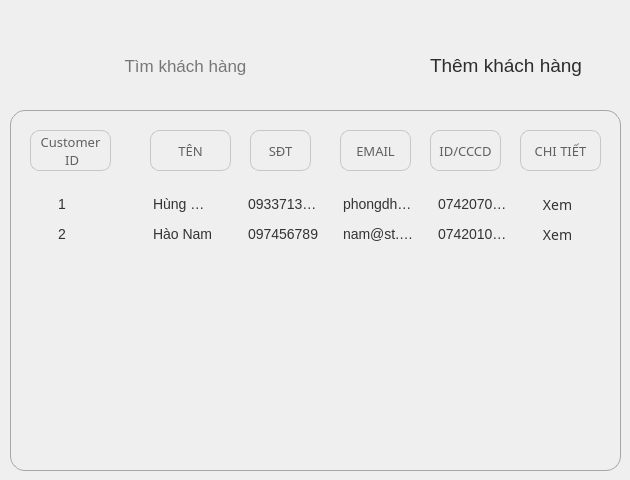
    <widget class="QWidget" name="pgCustomer">
     <widget class="QTableWidget" name="tblCustomerList">
      <property name="geometry">
       <rect>
        <x>40</x>
        <y>190</y>
        <width>571</width>
        <height>271</height>
       </rect>
      </property>
      <property name="layoutDirection">
       <enum>Qt::LeftToRight</enum>
      </property>
      <property name="styleSheet">
       <string notr="true">QTableWidget {
    background-color: #efefef; 
    border: none; 
    gridline-color: #efefef; 
    color: #333333;
	font-family: &quot;Montserrat&quot;; 
    font-size: 14px;                 
}


QTableWidget::item {
    padding-left: 15px; 
    border-bottom: 1px solid #efefef; 
}</string>
      </property>
      <attribute name="horizontalHeaderVisible">
       <bool>false</bool>
      </attribute>
      <attribute name="horizontalHeaderDefaultSectionSize">
       <number>95</number>
      </attribute>
      <attribute name="verticalHeaderVisible">
       <bool>false</bool>
      </attribute>
      <row>
       <property name="text">
        <string>New Row</string>
       </property>
      </row>
      <row>
       <property name="text">
        <string>New Row</string>
       </property>
      </row>
      <column>
       <property name="text">
        <string>New Column</string>
       </property>
      </column>
      <column>
       <property name="text">
        <string>New Column</string>
       </property>
      </column>
      <column>
       <property name="text">
        <string>New Column</string>
       </property>
      </column>
      <column>
       <property name="text">
        <string>New Column</string>
       </property>
      </column>
      <column>
       <property name="text">
        <string>New Column</string>
       </property>
      </column>
      <column>
       <property name="text">
        <string>New Column</string>
       </property>
      </column>
      <item row="0" column="0">
       <property name="text">
        <string>1</string>
       </property>
      </item>
      <item row="0" column="1">
       <property name="text">
        <string>Hùng Phong</string>
       </property>
      </item>
      <item row="0" column="2">
       <property name="text">
        <string>0933713746</string>
       </property>
      </item>
      <item row="0" column="3">
       <property name="text">
        <string>phongdhhk25406@st.uel.edu.vn</string>
       </property>
      </item>
      <item row="0" column="4">
       <property name="text">
        <string>074207000931</string>
       </property>
      </item>
      <item row="0" column="5">
       <property name="text">
        <string/>
       </property>
      </item>
      <item row="1" column="0">
       <property name="text">
        <string>2</string>
       </property>
      </item>
      <item row="1" column="1">
       <property name="text">
        <string>Hào Nam</string>
       </property>
      </item>
      <item row="1" column="2">
       <property name="text">
        <string>097456789</string>
       </property>
      </item>
      <item row="1" column="3">
       <property name="text">
        <string>nam@st.uel.edu.vn</string>
       </property>
      </item>
      <item row="1" column="4">
       <property name="text">
        <string>074201030023</string>
       </property>
      </item>
      <item row="1" column="5">
       <property name="text">
        <string/>
       </property>
      </item>
     </widget>
     <widget class="QLabel" name="lblCustomerAddTitle">
      <property name="geometry">
       <rect>
        <x>430</x>
        <y>30</y>
        <width>171</width>
        <height>71</height>
       </rect>
      </property>
      <property name="font">
       <font>
        <family>Segoe UI</family>
        <pointsize>14</pointsize>
       </font>
      </property>
      <property name="styleSheet">
       <string notr="true">QLabel {
	color: #2D2D2D;
}</string>
      </property>
      <property name="text">
       <string>Thêm khách hàng</string>
      </property>
     </widget>
     <widget class="QLabel" name="lblCustomerColEmail">
      <property name="geometry">
       <rect>
        <x>340</x>
        <y>130</y>
        <width>71</width>
        <height>41</height>
       </rect>
      </property>
      <property name="font">
       <font>
        <family>Montserrat</family>
        <pointsize>10</pointsize>
       </font>
      </property>
      <property name="styleSheet">
       <string notr="true">QLabel {
	background-color: #efefef;
	border-radius: 9px;
	border: 1px solid #c7c7c7;
	color: #606060;
	font-family:&quot;Montserrat&quot;;
}</string>
      </property>
      <property name="text">
       <string>EMAIL</string>
      </property>
      <property name="alignment">
       <set>Qt::AlignCenter</set>
      </property>
     </widget>
     <widget class="QToolButton" name="tbtnCustomerAdd">
      <property name="geometry">
       <rect>
        <x>400</x>
        <y>55</y>
        <width>31</width>
        <height>21</height>
       </rect>
      </property>
      <property name="cursor">
       <cursorShape>PointingHandCursor</cursorShape>
      </property>
      <property name="styleSheet">
       <string notr="true">QToolButton {
	border-radius: 10px;
	border: 1px;
	background-color: #efefef;

}</string>
      </property>
      <property name="icon">
       <iconset>
        <normaloff>C:/Administrator/Downloads/project/images/cong.jpg</normaloff>C:/Administrator/Downloads/project/images/cong.jpg</iconset>
      </property>
      <property name="iconSize">
       <size>
        <width>24</width>
        <height>24</height>
       </size>
      </property>
     </widget>
     <widget class="QLabel" name="lblCustomerTableBg">
      <property name="geometry">
       <rect>
        <x>10</x>
        <y>110</y>
        <width>611</width>
        <height>361</height>
       </rect>
      </property>
      <property name="styleSheet">
       <string notr="true">QLabel {
	background-color: #efefef;
	border-radius: 15px;
	border: 1px solid #A6A6A6;
}</string>
      </property>
      <property name="text">
       <string/>
      </property>
     </widget>
     <widget class="QLineEdit" name="leCustomerSearch">
      <property name="geometry">
       <rect>
        <x>80</x>
        <y>50</y>
        <width>211</width>
        <height>31</height>
       </rect>
      </property>
      <property name="font">
       <font>
        <family>Segoe UI</family>
        <pointsize>13</pointsize>
       </font>
      </property>
      <property name="styleSheet">
       <string notr="true">QLineEdit {
	border-radius: 10px;
	border: 1px;
	background-color: #efefef;
}</string>
      </property>
      <property name="alignment">
       <set>Qt::AlignCenter</set>
      </property>
      <property name="placeholderText">
       <string>Tìm khách hàng</string>
      </property>
     </widget>
     <widget class="QPushButton" name="btnCustomerViewRow1">
      <property name="geometry">
       <rect>
        <x>520</x>
        <y>190</y>
        <width>75</width>
        <height>31</height>
       </rect>
      </property>
      <property name="font">
       <font>
        <family>Montserrat</family>
        <pointsize>-1</pointsize>
       </font>
      </property>
      <property name="styleSheet">
       <string notr="true">QPushButton {
	background-color: #efefef;
	border:none;
	color: #333333;
	font-family: &quot;Montserrat&quot;; 
    font-size: 14px; 
	padding-bottom:2px;
}
QPushButton:hover {
	color:black;
	font-size:16px;
}</string>
      </property>
      <property name="text">
       <string>Xem</string>
      </property>
     </widget>
     <widget class="QLabel" name="lblCustomerColPhone">
      <property name="geometry">
       <rect>
        <x>250</x>
        <y>130</y>
        <width>61</width>
        <height>41</height>
       </rect>
      </property>
      <property name="font">
       <font>
        <family>Montserrat</family>
        <pointsize>10</pointsize>
       </font>
      </property>
      <property name="styleSheet">
       <string notr="true">QLabel {
	background-color: #efefef;
	border-radius: 9px;
	border: 1px solid #c7c7c7;
	color: #606060;
	font-family:&quot;Montserrat&quot;;
}</string>
      </property>
      <property name="text">
       <string>SĐT</string>
      </property>
      <property name="alignment">
       <set>Qt::AlignCenter</set>
      </property>
     </widget>
     <widget class="QLabel" name="lblCustomerColIdCard">
      <property name="geometry">
       <rect>
        <x>430</x>
        <y>130</y>
        <width>71</width>
        <height>41</height>
       </rect>
      </property>
      <property name="font">
       <font>
        <family>Montserrat</family>
        <pointsize>10</pointsize>
       </font>
      </property>
      <property name="styleSheet">
       <string notr="true">QLabel {
	background-color: #efefef;
	border-radius: 9px;
	border: 1px solid #c7c7c7;
	color: #606060;
	font-family:&quot;Montserrat&quot;;
}</string>
      </property>
      <property name="text">
       <string>ID/CCCD</string>
      </property>
      <property name="alignment">
       <set>Qt::AlignCenter</set>
      </property>
     </widget>
     <widget class="QLabel" name="lblCustomerColCustomerId">
      <property name="geometry">
       <rect>
        <x>30</x>
        <y>130</y>
        <width>81</width>
        <height>41</height>
       </rect>
      </property>
      <property name="font">
       <font>
        <family>Montserrat</family>
        <pointsize>10</pointsize>
       </font>
      </property>
      <property name="styleSheet">
       <string notr="true">QLabel {
	background-color: #efefef;
	border-radius: 9px;
	border: 1px solid #c7c7c7;
	color: #606060;
	font-family:&quot;Montserrat&quot;;
}</string>
      </property>
      <property name="text">
       <string>Customer
 ID</string>
      </property>
      <property name="alignment">
       <set>Qt::AlignCenter</set>
      </property>
     </widget>
     <widget class="QLabel" name="lblCustomerColName">
      <property name="geometry">
       <rect>
        <x>150</x>
        <y>130</y>
        <width>81</width>
        <height>41</height>
       </rect>
      </property>
      <property name="font">
       <font>
        <family>Montserrat</family>
        <pointsize>10</pointsize>
       </font>
      </property>
      <property name="styleSheet">
       <string notr="true">QLabel {
	background-color: #efefef;
	border-radius: 9px;
	border: 1px solid #c7c7c7;
	color: #606060;
	font-family:&quot;Montserrat&quot;;
}</string>
      </property>
      <property name="text">
       <string>TÊN</string>
      </property>
      <property name="alignment">
       <set>Qt::AlignCenter</set>
      </property>
     </widget>
     <widget class="QPushButton" name="btnCustomerViewRow2">
      <property name="geometry">
       <rect>
        <x>520</x>
        <y>220</y>
        <width>75</width>
        <height>31</height>
       </rect>
      </property>
      <property name="font">
       <font>
        <family>Montserrat</family>
        <pointsize>-1</pointsize>
       </font>
      </property>
      <property name="styleSheet">
       <string notr="true">QPushButton {
	background-color: #efefef;
	border:none;
	color: #333333;
	font-family: &quot;Montserrat&quot;; 
    font-size: 14px; 
	padding-bottom:2px;
}
QPushButton:hover {
	color:black;
	font-size:16px;
}</string>
      </property>
      <property name="text">
       <string>Xem</string>
      </property>
     </widget>
     <widget class="QToolButton" name="tbtnCustomerSearch">
      <property name="geometry">
       <rect>
        <x>90</x>
        <y>50</y>
        <width>31</width>
        <height>31</height>
       </rect>
      </property>
      <property name="styleSheet">
       <string notr="true">QToolButton {
	border-radius: 10px;
	border: 1px;
	background-color: #efefef;

}</string>
      </property>
      <property name="icon">
       <iconset>
        <normaloff>C:/Administrator/Downloads/project/images/kinhlupnew.jpg</normaloff>C:/Administrator/Downloads/project/images/kinhlupnew.jpg</iconset>
      </property>
      <property name="toolButtonStyle">
       <enum>Qt::ToolButtonTextBesideIcon</enum>
      </property>
     </widget>
     <widget class="QLabel" name="lblCustomerColDetail">
      <property name="geometry">
       <rect>
        <x>520</x>
        <y>130</y>
        <width>81</width>
        <height>41</height>
       </rect>
      </property>
      <property name="font">
       <font>
        <family>Montserrat</family>
        <pointsize>10</pointsize>
       </font>
      </property>
      <property name="styleSheet">
       <string notr="true">QLabel {
	background-color: #efefef;
	border-radius: 9px;
	border: 1px solid #c7c7c7;
	color: #606060;
	font-family:&quot;Montserrat&quot;;
}</string>
      </property>
      <property name="text">
       <string>CHI TIẾT</string>
      </property>
      <property name="alignment">
       <set>Qt::AlignCenter</set>
      </property>
     </widget>
     <zorder>leCustomerSearch</zorder>
     <zorder>lblCustomerTableBg</zorder>
     <zorder>tblCustomerList</zorder>
     <zorder>lblCustomerAddTitle</zorder>
     <zorder>lblCustomerColEmail</zorder>
     <zorder>tbtnCustomerAdd</zorder>
     <zorder>btnCustomerViewRow1</zorder>
     <zorder>lblCustomerColPhone</zorder>
     <zorder>lblCustomerColIdCard</zorder>
     <zorder>lblCustomerColCustomerId</zorder>
     <zorder>lblCustomerColName</zorder>
     <zorder>btnCustomerViewRow2</zorder>
     <zorder>tbtnCustomerSearch</zorder>
     <zorder>lblCustomerColDetail</zorder>
    </widget>
